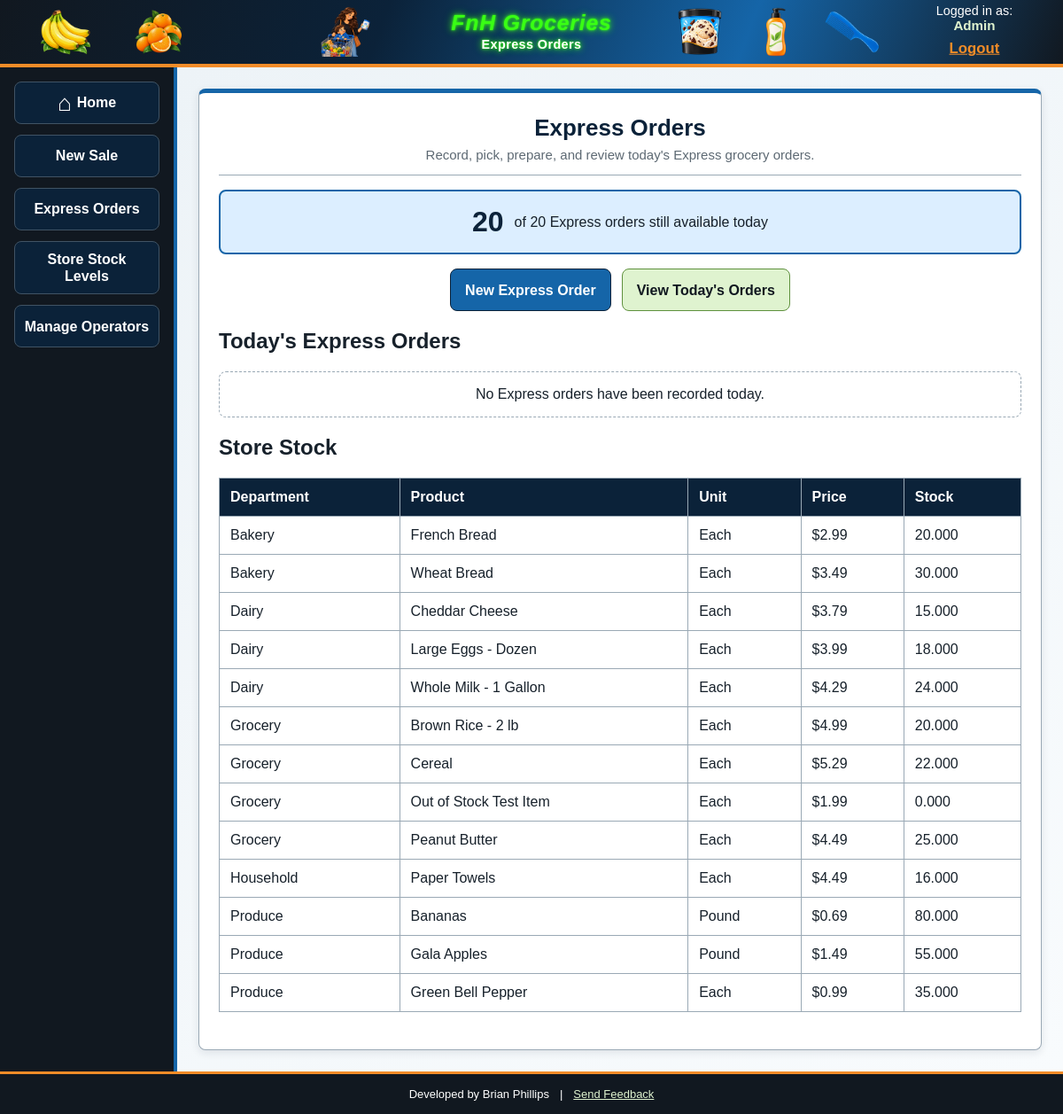
Screenshot of /express/ex_home.php (signed in) with the database file from the repository.
### tables this page shows
CREATE TABLE department (
	DepartmentID int NOT NULL AUTO_INCREMENT PRIMARY KEY,
	CategoryID int NOT NULL,
	DepartmentName varchar(80) NOT NULL,
	Description varchar(255) DEFAULT NULL,
	UNIQUE (CategoryID, DepartmentName),
	FOREIGN KEY (CategoryID) REFERENCES category(CategoryID)
);

### includes/access_control.php (called while the page is built, shortened)
<?php
function escapeOutput($value)
{
    return htmlspecialchars(
        (string) $value,
        ENT_QUOTES,
        'UTF-8'
    );
}

### express/ex_home.php (the view, shortened to what this page needs)
<?php
require_once __DIR__ . '/../includes/access_control.php';
$databaseConnection = connectDatabase();
$capacityStatement = $databaseConnection->prepare('CALL sp_get_express_capacity(?)');
$capacityStatement->execute([(int) $_SESSION['store_id']]);
$capacity = $capacityStatement->fetch();
$ordersStatement = $databaseConnection->prepare(
    'SELECT *
     FROM vw_express_orders
     WHERE StoreID = ?
       AND DATE(OrderPlacedDateTime) = CURDATE()
     ORDER BY OrderPlacedDateTime DESC'
);
$ordersStatement->execute([(int) $_SESSION['store_id']]);
$orders = $ordersStatement->fetchAll();
$stockStatement = $databaseConnection->prepare(
    'SELECT *
     FROM vw_store_stock
     WHERE StoreID = ?
     ORDER BY DepartmentName, ProductName'
);
$stockStatement->execute([(int) $_SESSION['store_id']]);
$stockRows = $stockStatement->fetchAll();
require __DIR__ . '/../includes/header.php';
?>
<section class="content-panel express-panel">
    <div class="page-intro">
        <h1>Express Orders</h1>
        <p>Record, pick, prepare, and review today&apos;s Express grocery orders.</p>
    </div>
    <div class="express-capacity">
        <strong><?= escapeOutput($capacity['OrdersRemaining'] ?? 0) ?></strong>
        <span>of <?= escapeOutput($capacity['DailyCapacity'] ?? 20) ?> Express orders still available today</span>
    </div>
    <div class="express-actions">
        <?php if ((int) ($capacity['OrdersRemaining'] ?? 0) > 0): ?>
            <a class="button button-primary" href="<?= APPLICATION_URL ?>/express/ex_new.php">New Express Order</a>
        <?php else: ?>
            <span class="button button-disabled" aria-disabled="true">Daily Capacity Full</span>
        <?php endif; ?>
        <a class="button button-secondary" href="<?= APPLICATION_URL ?>/express/orders.php">View Today&apos;s Orders</a>
    </div>
    <h2>Today&apos;s Express Orders</h2>
    <?php if (!$orders): ?>
        <p class="express-empty">No Express orders have been recorded today.</p>
    <?php endif; ?>
    <h2>Store Stock</h2>
    <div class="express-table-container">
        <table class="express-table">
            <thead>
                <tr>
                    <th>Department</th>
                    <th>Product</th>
                    <th>Unit</th>
                    <th>Price</th>
                    <th>Stock</th>
                </tr>
            </thead>
            <tbody>
                <?php foreach ($stockRows as $stock): ?>
                    <tr>
                        <td><?= escapeOutput($stock['DepartmentName']) ?></td>
                        <td><?= escapeOutput($stock['ProductName']) ?></td>
                        <td><?= escapeOutput($stock['UnitType']) ?></td>
                        <td>$<?= number_format((float) $stock['RetailPrice'], 2) ?></td>
                        <td><?= escapeOutput($stock['StockQuantity']) ?></td>
                    </tr>
                <?php endforeach; ?>
            </tbody>
        </table>
    </div>
</section>
<?php require __DIR__ . '/../includes/footer.php'; ?>

### rows the page displays
department: DepartmentName "Bakery", ProductName "French Bread", UnitType "Each", RetailPrice "2.99", StockQuantity "20.000", ProductName "Wheat Bread", RetailPrice "3.49", StockQuantity "30.000"
department: DepartmentName "Dairy", ProductName "Cheddar Cheese", UnitType "Each", RetailPrice "3.79", StockQuantity "15.000", ProductName "Large Eggs - Dozen", RetailPrice "3.99", StockQuantity "18.000", ProductName "Whole Milk - 1 Gallon", RetailPrice "4.29", StockQuantity "24.000"
department: DepartmentName "Grocery", ProductName "Brown Rice - 2 lb", UnitType "Each", RetailPrice "4.99", StockQuantity "20.000", ProductName "Cereal", RetailPrice "5.29", StockQuantity "22.000", ProductName "Out of Stock Test Item", RetailPrice "1.99", StockQuantity "0.000", ProductName "Peanut Butter", RetailPrice "4.49", StockQuantity "25.000"
department: DepartmentName "Household", ProductName "Paper Towels", UnitType "Each", RetailPrice "4.49", StockQuantity "16.000"
department: DepartmentName "Produce", ProductName "Bananas", UnitType "Pound", RetailPrice "0.69", StockQuantity "80.000", ProductName "Gala Apples", RetailPrice "1.49", StockQuantity "55.000", ProductName "Green Bell Pepper", UnitType "Each", RetailPrice "0.99", StockQuantity "35.000"

### other values shown
escapeOutput($headerPageTitle) "Express Orders"
escapeOutput($headerUsername) "Admin"
escapeOutput($saleNavigationLabel) "New Sale"
escapeOutput($capacity['OrdersRemaining'] ?? 0) "20"
escapeOutput($capacity['DailyCapacity'] ?? 20) "20"
escapeOutput(DEVELOPER_NAME) "Brian Phillips"
